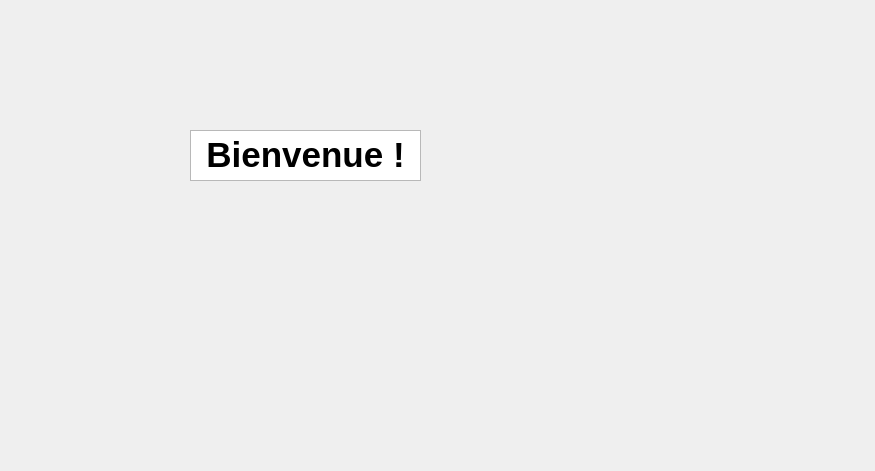
<?xml version="1.0" encoding="UTF-8"?>
<ui version="4.0">
 <class>Dialog</class>
 <widget class="QDialog" name="Dialog">
  <property name="geometry">
   <rect>
    <x>0</x>
    <y>0</y>
    <width>875</width>
    <height>471</height>
   </rect>
  </property>
  <property name="windowTitle">
   <string>Dialog</string>
  </property>
  <widget class="QTextEdit" name="textEdit">
   <property name="geometry">
    <rect>
     <x>190</x>
     <y>130</y>
     <width>231</width>
     <height>51</height>
    </rect>
   </property>
   <property name="html">
    <string>&lt;!DOCTYPE HTML PUBLIC &quot;-//W3C//DTD HTML 4.0//EN&quot; &quot;http://www.w3.org/TR/REC-html40/strict.dtd&quot;&gt;
&lt;html&gt;&lt;head&gt;&lt;meta name=&quot;qrichtext&quot; content=&quot;1&quot; /&gt;&lt;style type=&quot;text/css&quot;&gt;
p, li { white-space: pre-wrap; }
&lt;/style&gt;&lt;/head&gt;&lt;body style=&quot; font-family:'Ubuntu'; font-size:11pt; font-weight:400; font-style:normal;&quot;&gt;
&lt;p align=&quot;center&quot; style=&quot; margin-top:12px; margin-bottom:12px; margin-left:0px; margin-right:0px; -qt-block-indent:0; text-indent:0px;&quot;&gt;&lt;span style=&quot; font-size:26pt; font-weight:600;&quot;&gt;Bienvenue !&lt;/span&gt;&lt;/p&gt;&lt;/body&gt;&lt;/html&gt;</string>
   </property>
  </widget>
  <widget class="QLabel" name="label">
   <property name="geometry">
    <rect>
     <x>170</x>
     <y>60</y>
     <width>601</width>
     <height>291</height>
    </rect>
   </property>
   <property name="text">
    <string>&lt;html&gt;&lt;head/&gt;&lt;body&gt;&lt;p&gt;&lt;img src=&quot;:/qt_images/fond_vert_feuille.jpeg&quot;/&gt;&lt;/p&gt;&lt;/body&gt;&lt;/html&gt;</string>
   </property>
  </widget>
  <widget class="QLabel" name="label_2">
   <property name="geometry">
    <rect>
     <x>130</x>
     <y>250</y>
     <width>371</width>
     <height>121</height>
    </rect>
   </property>
   <property name="text">
    <string>&lt;html&gt;&lt;head/&gt;&lt;body&gt;&lt;p&gt;&lt;img src=&quot;:/qt_images/logo_pokemon.png&quot;/&gt;&lt;/p&gt;&lt;/body&gt;&lt;/html&gt;</string>
   </property>
  </widget>
  <zorder>label</zorder>
  <zorder>textEdit</zorder>
  <zorder>label_2</zorder>
 </widget>
 <resources>
  <include location="qt.qrc"/>
 </resources>
 <connections/>
</ui>
